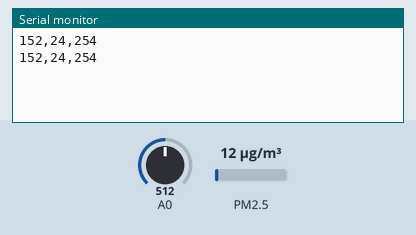
This sketch was run on a simulated Arduino Uno, built with avr-gcc and run on an emulated ATmega328P. On the bench: the last lines printed to the serial monitor. The inputs (shaded band) are chosen by the test bench; at power-on: PM2.5 12 µg/m³, A0 = 512.

Above: at 2.2 s.
2.3 s: PM2.5 set to 6 µg/m³
At 3.6 s:
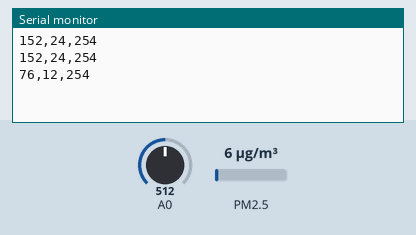
3.8 s: A0 set to 244
At 4.5 s:
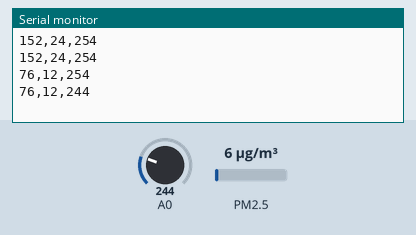
5.3 s: PM2.5 set to 75 µg/m³
At 6.6 s:
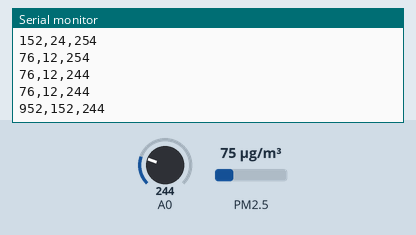
6.8 s: A0 set to 264
At 7.8 s:
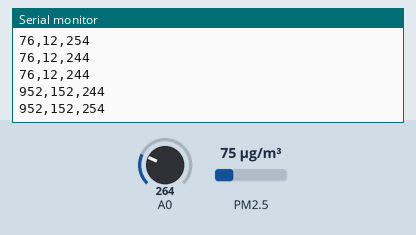
Timing chart, 0 to 9.3 s (numbered marks = the images above; inputs shaded):
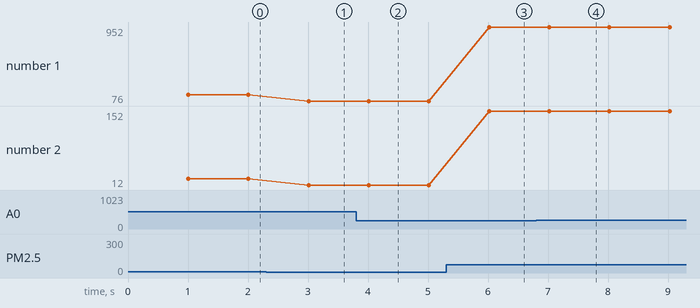

The sketch:

serialSensors2.ino
```cpp
// include library for  PM sensor
#include "Adafruit_PM25AQI.h"

// variables
int pollution = 0;
int maxValuePM25 = 0;
int readingPM25 = 0;
int maxValuePM10 = 0;
int readingPM10 = 0;
int PM25map = 0;
int PM10map = 0;
int MQ_value = 0;
int PM25SF = 0;
int PM10SF = 0;

#include <SoftwareSerial.h>
SoftwareSerial pmSerial(2, 3);

Adafruit_PM25AQI aqi = Adafruit_PM25AQI();

void setup() {
  // Wait for serial monitor to open
  Serial.begin(9600);
  while (!Serial) delay(10);

  // Wait one second for sensor to boot up
  delay(1000);

  pmSerial.begin(9600);

  if (! aqi.begin_UART(&pmSerial)) { // connect to the sensor over serial
    while (1) delay(10);
  }
}

void loop() {
  PM25_AQI_Data data;

  if (! aqi.read(&data)) {
    delay(500);  // try again in a bit
    return;
  }

  readingPM25 = int(data.particles_03um);
  //Serial.println("pm2.5 reading:");
  //Serial.println(readingPM25);
  if (readingPM25 > 30000){
    readingPM25 = 30000;
  }

  PM25map = map(readingPM25, 0, 3000, 0, 254);
  //Serial.println("pm2.5 mapped reading:");
  //Serial.println(PM25map);

  readingPM10 = int(data.particles_10um);
  //Serial.println("pm10 reading:");
  //Serial.println(readingPM10);
  if (readingPM10 > 10000){
    readingPM10 = 10000;
  }

  PM10map = map(readingPM10, 0, 1000, 0, 254);
  //Serial.println("pm10 mapped reading:");
  //Serial.println(PM10map);

  MQ_value = analogRead(A0);
  if (MQ_value > 254) {
    MQ_value = 254;
  }

  Serial.print(PM25map);
  Serial.print(",");
  Serial.print(PM10map);
  Serial.print(",");
  Serial.println(MQ_value);

  delay(1000);
}
```

Measured:
- after the input at 2.3 s, the serial monitor: prints a new line after 0.71 s (image 1)
- after the input at 3.8 s, the serial monitor: prints a new line after 0.21 s (image 2)
- after the input at 5.3 s, the serial monitor: prints a new line after 0.72 s (image 3)
- after the input at 6.8 s, the serial monitor: prints a new line after 0.22 s (image 4)
- plotted number 1: 152 → 76 after the input at 2.3 s, 76 → 952 after the input at 5.3 s
- plotted number 2: 24 → 12 after the input at 2.3 s, 12 → 152 after the input at 5.3 s
